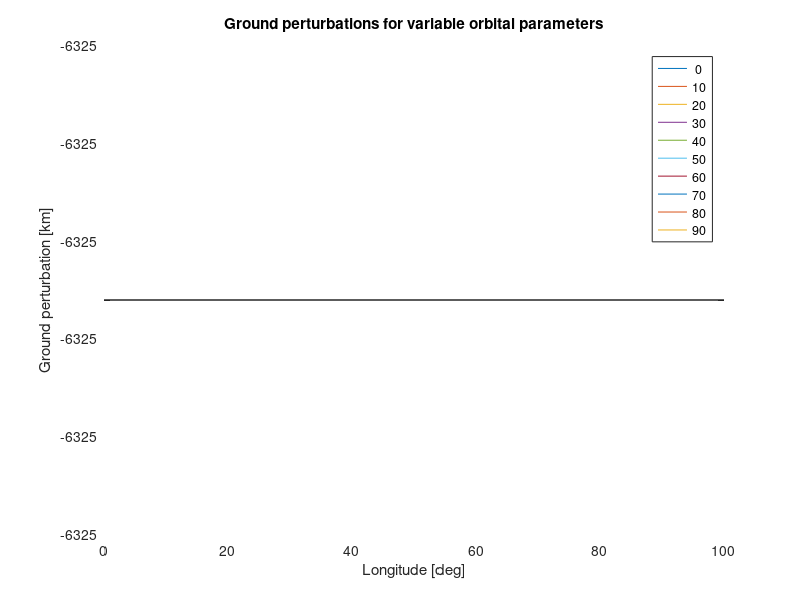

Recreate this plot in MATLAB.
% Define constants & orbital parameters
mu = 3.986e5; % Gravitational constant [km^3/s^2]
Re = 6378.137; % Radius of Earth [km] 
a = 7500; % semi-major axis [km]
e = 0; % eccentricity of circle
inc = 98; % inclination [deg]
omega = 0; % argument of perigee (AOP) [deg]
RAAN = 0; % Right Ascension of the Ascending Node [deg]

% defining latitude and longitude values and convert it to radians
lat = 0:10:90; % latitude values [deg]
lon = 0:10:90; % longitude values [deg]
lat_rad = lat*pi/180;
lon_rad = lon*pi/180;

% Initializing ground perturbations array as zeros
delta_h = zeros(length(lat),length(lon));

% By using for loop for defining ground perturbations for each latitude and longitude
for i = 1:length(lat)
    for j = 1:length(lon)
        r = a*(1 - e^2)/(1 + e*cos(lat_rad(i)));
        x = r*cos(lat_rad(i))*cos(lon_rad(j));
        y = r*cos(lat_rad(i))*sin(lon_rad(j));
        z = r*sin(lat_rad(i));
        
        % Rotate satellite position to Earth-fixed frame
        x_e = x*(cosd(omega)*cosd(inc) - sind(omega)*sind(inc)*cosd(lat_rad(i))) - ...
            y*(sind(omega)*cosd(inc) + cosd(omega)*sind(inc)*cosd(lat_rad(i))) + ...
            z*sind(inc)*sind(lat_rad(i));
        y_e = x*(cosd(omega)*sind(inc) + sind(omega)*cosd(inc)*cosd(lat_rad(i))) + ...
            y*(cosd(omega)*cosd(inc) - sind(omega)*sind(inc)*cosd(lat_rad(i))) - ...
            z*cosd(inc)*sind(lat_rad(i));
        z_e = x*sind(omega)*sind(lat_rad(i)) + y*cosd(omega)*sind(lat_rad(i)) + z*cosd(lat_rad(i));
        
        % Calculate ground perturbation value
        delta_h(i,j) = mu/norm([x_e,y_e,z_e]) - Re;
    end
end

% Plot ground perturbations
figure
plot(lon,delta_h)
xlabel('Longitude [deg]')
ylabel('Ground perturbation [km]')
title('Ground perturbations for variable orbital parameters')
legend(num2str(lat')) % To show especifically latitude values
